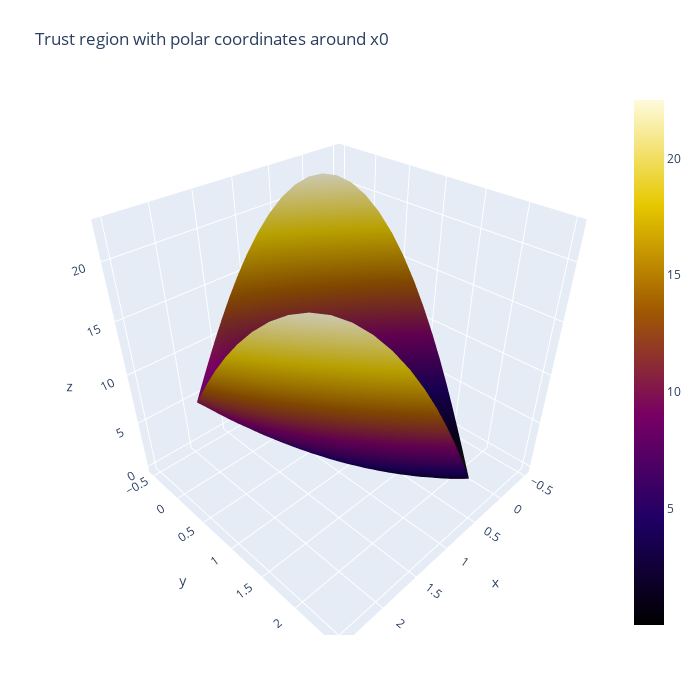

Notebook code for this chart:
### Code cell
T_212,R_212 = np.meshgrid(np.linspace(0,2*pi,60),np.linspace(0,delta_0_212,16))
X_212p     = R_212*cos(T_212) +x0_212[0]
Y_212p     = R_212*sin(T_212) +x0_212[1]

m_212=m_0_212([X_212p,Y_212p])
fig5 =go.Figure(data=[go.Surface(z=m_212,x=X_212p,y=Y_212p,colorscale='Electric')])
fig5.update_layout(title='Trust region with polar coordinates around x0', autosize=True,
                  width=700, height=700,
                  margin=dict(l=65, r=50, b=65, t=90))
fig5.show()

### Figure 1 — Plotly figure (JSON) as saved in the notebook; plotly's stock layout.template omitted (floating-point values rounded to 4 significant figures; data arrays with more than 128 entries replaced by an {"elided": "..."} marker saying what was removed)
{"data": [{"colorscale": [[0, "rgb(0,0,0)"], [0.2, "rgb(30,0,100)"], [0.4, "rgb(120,0,100)"], [0.6, "rgb(160,90,0)"], [0.8, "rgb(230,200,0)"], [1, "rgb(255,250,220)"]], "type": "surface", "x": {"elided": "16x60 float values"}, "y": {"elided": "16x60 float values"}, "z": {"elided": "16x60 float values"}}], "layout": {"autosize": true, "height": 700, "margin": {"b": 65, "l": 65, "r": 50, "t": 90}, "title": {"text": "Trust region with polar coordinates around x0"}, "width": 700}}
